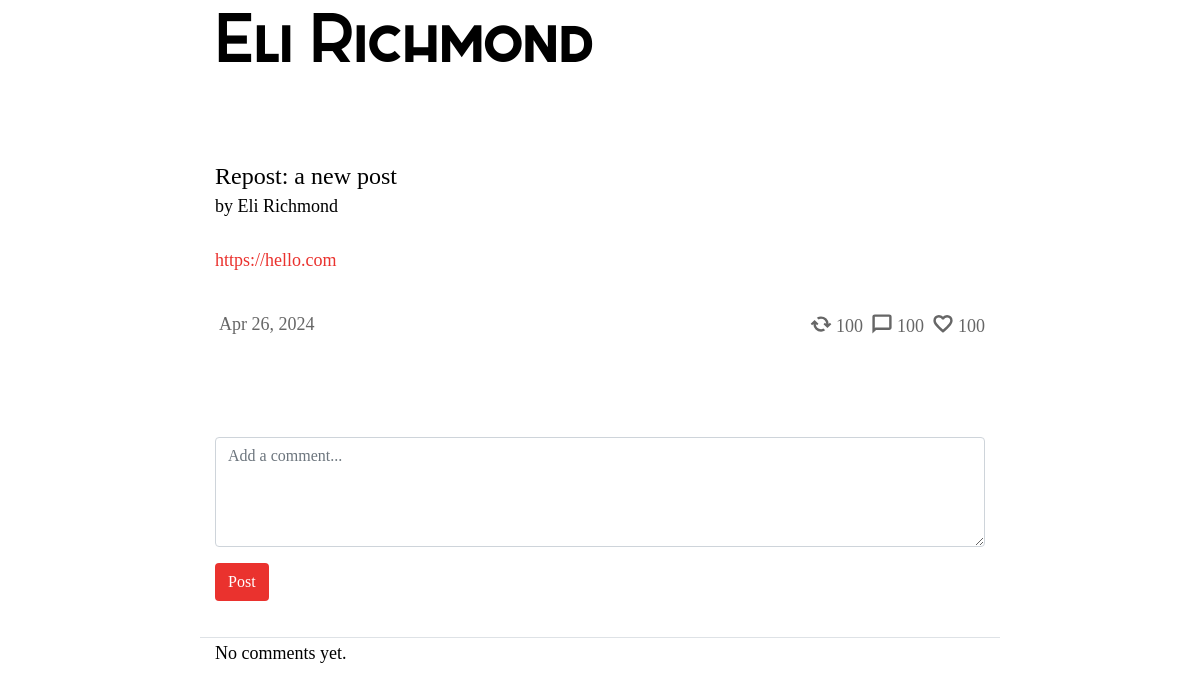
The app's page /Linkfeed/post/540/ (signed in) with its own data.
### Linkfeed/models.py (models this page shows, shortened)
class Profile(models.Model):
    user = models.OneToOneField(User, on_delete=models.CASCADE)
    display_name = models.CharField(max_length=255, blank=True, null=True)
    follower = models.ManyToManyField(User, blank=True, related_name="follower_user")
    following = models.ManyToManyField(User, blank=True, related_name="following_user")

class Post(models.Model):
    user = models.ForeignKey(User, on_delete=models.CASCADE, related_name="posts")
    title = models.CharField(blank=True, max_length=255)
    body = models.URLField(blank=True, null=True)
    likes = models.ManyToManyField(User, related_name="blog_posts")
    timestamp = models.DateTimeField(auto_now_add=False, null=True)
    is_rss_feed_post = models.BooleanField(default=False)
    is_imported_rss_feed_post = models.BooleanField(default=False)
    imported_rss_feed = models.ForeignKey(ImportedRSSFeed, on_delete=models.SET_NULL, null=True, blank=True, related_name="posts")
    repost_count = models.IntegerField(default=0)  # New field for repost count
    def total_comments(self):
        return self.comments.count()
    def total_likes(self):
        return self.likes.count()

class User(AbstractUser):
    pass

### Linkfeed/views.py (called while the page is built)
@CSPDecorator
def post(request, post_id):
    if not request.user.is_authenticated:
        return HttpResponseRedirect(reverse("login"))
    else:
        try:
            stuff = get_object_or_404(Post, id=post_id)
            profile = Profile.objects.get(user=stuff.user)
            total_likes = stuff.total_likes()
            liked = False
            if stuff.likes.filter(id=request.user.id).exists():
                liked = True
            post = get_object_or_404(Post, id=post_id)
            comments = Comment.objects.filter(post=post)  # Fetch comments associated with the post
            return render(request, "Linkfeed/post.html", {"post": post, "comments": comments, 'stuff': stuff, 'total_likes': total_likes, 'liked': liked, 'profile': profile})
        except Http404:
            return HttpResponse("404 - Post Not Found", status=404)

### Linkfeed/templates/Linkfeed/post.html (shortened to what this page needs)
{% extends "Linkfeed/layouts.html" %}
{% load static %}
{% block body %}
<div id="posts" class="mt-5">
    <div class="">
        {% if post %}
        {% include 'Linkfeed/posts.html' %}
        {% endif %}
    </div>
</div>
<div class="container-fluid">
    <div class="row pt-5 pb-3 border-bottom">
        <div class="col">
            <form id="addCommentForm" method="post" action="{% url 'add_comment' post.id %}">
                <div class="form-group round">
                    <textarea class="form-control round" name="comment_body" rows="4" placeholder="Add a comment..."
                        required></textarea>
                </div>
                <button type="submit" class="btn red-button normal-font-button">
                    Post
                </button>
            </form>
        </div>
    </div>
        <div class="comments-dropdown comment-border">
            <div class="scrollable-comments">
                {% for comment in post.comments.all %}
                {% if not comment.parent_comment %}
                <div class="card comment-container border-bottom" id="comment-{{ comment.id}}">
                    <div class="my-1">
                        <div class="comment-info">
                            <div class="row">
                                <div class="col-12">
                                    <a href="{% url 'profile' comment.user.username %}" class="wrapped-profile-link">
                                        <p id="posted-by-{{ post.id }}" class="mb-0 text-muted post-user small truncate-text" style="cursor: pointer;"><span class="username-link" data-username="{{ post.user.username }}">{{ comment.user.profile.display_name }} ({{ comment.user.alloweddomain.domain|slice:"8:" }})</span></p>
                                    </a>
                                </div>
                            </div>
                            <p class="comment-body">{{ comment.body }}</p>
                            <div class="row">
                                {% if request.user == post.user or request.user == comment.user %}
                                <div class="col post-actions d-flex justify-content-end align-items-end">
                                    <!-- <a href="{% url 'delete_comment' comment.id %}">
                                        <img src="{% static 'Linkfeed/delete.svg' %}" style="float: right;" alt="repost" class="svg" width="32" height="32" fill="black" viewBox="0 0 32 32">
                                    </a> -->
                                    <img src="{% static 'Linkfeed/delete.svg' %}" alt="Delete" class="delete-btn2 svg mb-1" data-post-id="{{ comment.id }}"
                                        width="28" height="28" fill="black" class="bi bi-trash" viewBox="0 0 32 32">
                                </div>
                                {% endif %}
                                <div class="col-12 text-muted text-right small">
                                    {{ comment.timestamp|date:"b j, Y g:i a"|capfirst }}
                                </div>
                            </div>
                        </div>
                    </div>
                </div>
            </div>
            {% endif %}
            {% for reply in comment.replies.all %}
            <div class="card comment-container border-bottom border-left child-comment">
                <div class="my-3">
                    <p id="posted-by-{{ post.id }}" class="mb-0 text-muted post-user small truncate-text" style="cursor: pointer;"><span class="username-link" data-username="{{ post.user.username }}">{{ reply.user.profile.display_name }} ({{ reply.user.alloweddomain.domain|slice:"8:" }}) — {{comment.timestamp }}</span></p>
                    <p class="comment-body">{{ reply.body }}</p>
                    {% if request.user == post.user or request.user == reply.user %}
                    <form id="deleteCommentForm{{ reply.id }}" action="{% url 'delete_comment' reply.id %}"
                        method="post">
                        {% csrf_token %}
                        <div class="button-group">
                            <button type="button" class="btn btn-danger" onclick="confirmDelete('{{ reply.id }}')">
                                <img src="{% static 'Linkfeed/trashcan.svg' %}" width="22" height="22" fill="black"
                                    viewBox="0 0 22 22">
                            </button>
                        </div>
                        </form>
                            <button class="btn btn-primary reply-button">
                                <img src="{% static 'Linkfeed\reply.svg' %}" width="22" height="22"
                                    fill="black" viewBox="0 0 22 22">
                            </button>
                    {% endif %}
                    <form class="reply-form" method="post" action="{% url 'add_comment' post_id=post.id %}"
                        style="margin-left: 20px; display: none;">
                        {% csrf_token %}
                        <input type="hidden" name="parent_comment_id" value="{{ reply.parent_comment.id }}">
                        <textarea name="comment_body"></textarea>
                        <button type="submit">
                            <img src="{% static 'Linkfeed/send.svg' %}" width="22" height="22" fill="black"
                                    viewBox="0 0 22 22">
                        </button>
                    </form>
                </div>
            </div>
            {% endfor %}
            {% empty %}
            <p>No comments yet.</p>
            {% endfor %}
        </div>
</div>
    {% endblock body %}

### Linkfeed/templates/Linkfeed/layouts.html (shortened to what this page needs)
{% load static %}
<html lang="en">
<head>
    <link href="{% static 'Linkfeed/bootstrap.css' %}" rel="stylesheet">
    <link href="{% static 'Linkfeed/style.css' %}" rel="stylesheet">
</head>
<body class="mx-auto">
    <div class="container-fluid px-3">
                    <div id="username-header" class="header truncate-text">
                    {% if request.resolver_match.url_name == 'current_user_profile' or request.resolver_match.url_name == 'profile' %}
                        <a href="{% url 'feed' profile.user.username %}">{{ profile.display_name }}</a>
                    {% elif request.resolver_match.url_name == 'current_user_feed' or request.resolver_match.url_name == 'feed' %}
                        <a href="{% url 'profile' profile.user.username %}">{{ profile.display_name }}</a>
                    {% elif request.resolver_match.url_name == 'post' %}
                        <a href="{% url 'profile' profile.user.username %}">{{ profile.display_name }}</a>
                    {% else %}
                        <a href="{% url 'landing' %}">Linkfeed</a>
                    {% endif %}
                    </div>
    </div>
    {% block body %}
    {% endblock %}
</body>
</html>

### Linkfeed/templates/Linkfeed/posts.html (shortened to what this page needs)
{% load static %}
<div class="container-fluid">
    <div class="post py-5 my-0">
        <a href="{{ post.body }}" target="_blank" class="wrapped-post-link">
            <div class="wrapped-post pb-0">
                <h4 class="mb-0" >{{ post.title }}</h4>
                <div class="mb-0">
                    {% if post.is_imported_rss_feed_post %}
                    <p id="posted-by-{{ post.id }}" class="mb-0 post-user truncate-text" style="cursor: pointer;"><span class="username-link" data-username="{{ post.user.username }}">RSS Feed ({{ post.imported_rss_feed.link|slice:"8:" }})</span></p>
                    {% elif not post.is_rss_feed_post or post.is_rss_feed_post %}
                            <p id="posted-by-{{ post.id }}" class="mb-0 post-user truncate-text" style="cursor: pointer;"><span class="username-link" data-username="{{ post.user.username }}">by {{ post.user.profile.display_name }}</span></p>
                    {% endif %}
                </div>
                <p class="post-body mt-4 pb-3">{{ post.body }}</p>
            </div>
        </a>
        <div class="mt-0 text-center d-flex justify-content-between align-items-center">
                <div class="d-flex mr-auto grey mono">
                    <p class="mt-0 mb-0 ml-1">{{ post.timestamp|date:"b j, Y"|capfirst }}</p>
                </div>
                <div class="d-flex mr-2 grey mono">
                    <img src="{% static 'Linkfeed/reshare.svg' %}" class="svg">
                    <p class="mt-1 mb-0 ml-1">100</p>
                </div>
                <div class="d-flex mr-2 grey mono">
                    <img src="{% static 'Linkfeed/comment.svg' %}" class="svg">
                    <p class="mt-1 mb-0 ml-1">100</p>
                </div>
                <div class="d-flex mr-0 grey mono">
                    <img src="{% static 'Linkfeed/like.svg' %}" class="svg">
                    <p class="mt-1 mb-0 ml-1">100</p>
                </div>
            </div>
    </div>
</div>

### Linkfeed/static/Linkfeed/style.css (style rules this page uses)
html { scroll-behavior: smooth; }
body { max-width:40em; margin:0 auto; font-family: Rich-Georgia, 'Times New Roman', Times, serif, sans-serif; font-size:20px; line-height:30px; background-color:#fff; color:#000; font-weight: 300; overflow-y:scroll; overflow-x: hidden; }
p { font-size: 18px; }
h1,h2,h3,h4,dt,dl#tweetlist dt,footer,label,#commentlist ol li cite,div.blogparent,input[type="submit"] { font-family: Nexa; font-weight:normal; font-style:normal; text-align:left; }
.mono { font-family: mono; }
.grey { color:#666; }
a { color: #EA322E; max-width: 100vw; }
.red-button { background-color: #EA322E; color: white; font-size: 20px; }
.normal-font-button { font-size: medium; }
.header { font-family: Sabado, sans-serif; font-size: 3.5em; padding-bottom: 15px; padding-top: 5px; margin-bottom: 0px; margin-top: 10px; line-height: 80%; border-radius: .25rem; }
#username-header a { color:#000; text-decoration-thickness: 2px; }
#username-header { line-height: .8em; padding: 0; }
.truncate-text { max-width: 100%; display: inline-block; white-space: nowrap; overflow: hidden; text-overflow: ellipsis; }
#posts { width: 100%; background-color: none; }
.post-body, .post-title, .profile-link { word-wrap: break-word; overflow-wrap: break-word; }
.wrapped-post-link { position: relative; z-index: 1; color: black; }
.post-user { padding: 0; margin: 0; }
.post-body { z-index: 5; color:#EA322E; }
.svg { width: 22px; }

### records on screen
Profile: display_name "Eli Richmond"
Post: title "Repost: a new post", user.profile.display_name "Eli Richmond", body "https://hello.com", timestamp "Apr 26, 2024"
